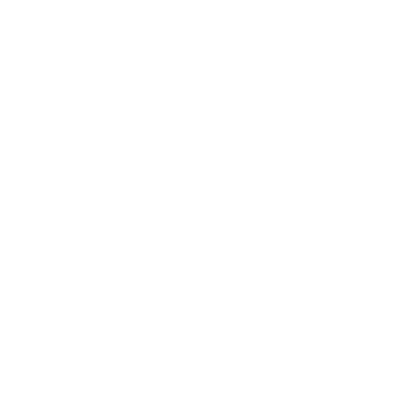
Frame 1 (no input)
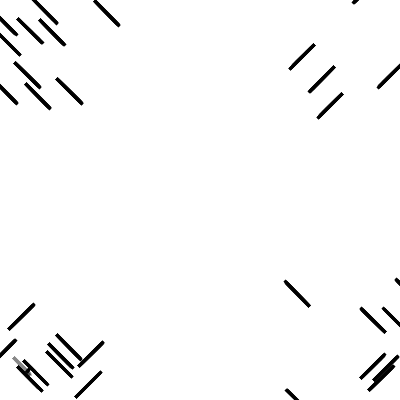
Frame 60 (the mouse pressed at the canvas centre just before this capture)
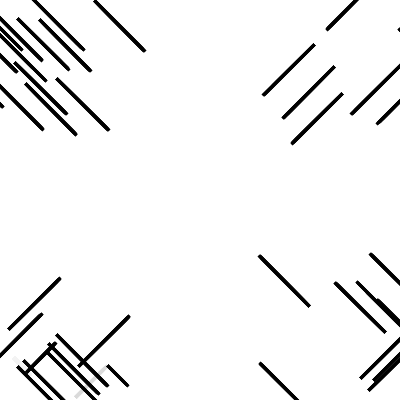
Frame 120 (the mouse held since frame 60 and released just before this capture)

The Processing sketch that drew these frames (run headless with seeded random() and noise(); from frame 60 on, the mouse is pressed at the canvas centre):

// Processing sketch: ImranAli14_uploadconvert
// ── ImranAli14_uploadconvert.pde
// TUNIO 2018
// His name was Imran Mir

// Could make radial! and switching! and cosntant angle shifts!

myrect[] lines;
int N = 100;
ArrayList<Float> other_x = new ArrayList<Float>();
ArrayList<Float> other_y = new ArrayList<Float>();

void setup() {
  size(400, 400);
  background(255);

  lines = new myrect[N];

  //lines[0] = new myrect(width,height/2,PI, 0);
  //lines[1] = new myrect(0,height/2,0, 1);

  for (int i = 0; i < N; i++) {
    switch(i%4) {
    case 0:
      lines[i] = new myrect(width+(random(200)-100), height+(random(200)-100), -3*PI/4, i); //   ^\
      break;
    case 1:
      lines[i] = new myrect(0+(random(200)-100), height+(random(200)-100), -1*PI/4, i); //   /^
      break;
    case 2:
      lines[i] = new myrect(0+(random(200)-100), 0+(random(200)-100), PI/4, i); //   \_
      break;
    case 3:
      lines[i] = new myrect(width+(random(200)-100), 0+(random(200)-100), 3*PI/4, i); //   _/
      break;
    }
  }
}

void draw() {
  fill(255, 10);
  noStroke();
  rect(-2, -2, width+4, height+4);

  other_x.clear();
  other_y.clear();

  for (int i = 0; i < N; i++) {   
    lines[i].update();
    other_x.add(lines[i].myxgoto);
    other_y.add(lines[i].myygoto);
  }

  for (int i = 0; i < N; i++) {
    lines[i].checkNeighbours(other_x, other_y);
  }
}


class myrect {
  float T;
  float Tstep = 0.2 + random(1)/100;
  float myx;
  float myy;
  float mya;
  float myxgoto;
  float myygoto;
  float mystroke = 0;

  float step = 3;
  int myd;
  float norway_factor = 20;

  int lastcollwith;
  int thiscollwith;

  myrect(float xin, float yin, float angle, int mydex) {
    myx = xin;
    myy = yin;
    mya = angle;
    myd = mydex;
  }

  void update() {
    strokeCap(SQUARE);
    strokeWeight(3);
    stroke(mystroke);
    myxgoto = myx+T*step*cos(mya);
    myygoto = myy+T*step*sin(mya);
    line(myx, myy, myxgoto, myygoto);
    T+=Tstep;
  }

  void change(float newangle) {
    myx = myx+T*step*cos(mya);
    myy = myy+T*step*sin(mya);
    T = 0;
    mya = newangle;
  }

  void checkNeighbours(ArrayList<Float> nx, ArrayList<Float> ny) {
    float mindist = 999999999;

    for (int i = 0; i < N; i++) {
      float cdist = dist(myxgoto, myygoto, nx.get(i), ny.get(i));

      if (cdist <= mindist && i != myd) {
        mindist = cdist;
        thiscollwith = i;
      }
    }

    if (mindist <= norway_factor && thiscollwith != lastcollwith) {
      change(mya + PI/2);
      lastcollwith = thiscollwith;
    }
  }
}
